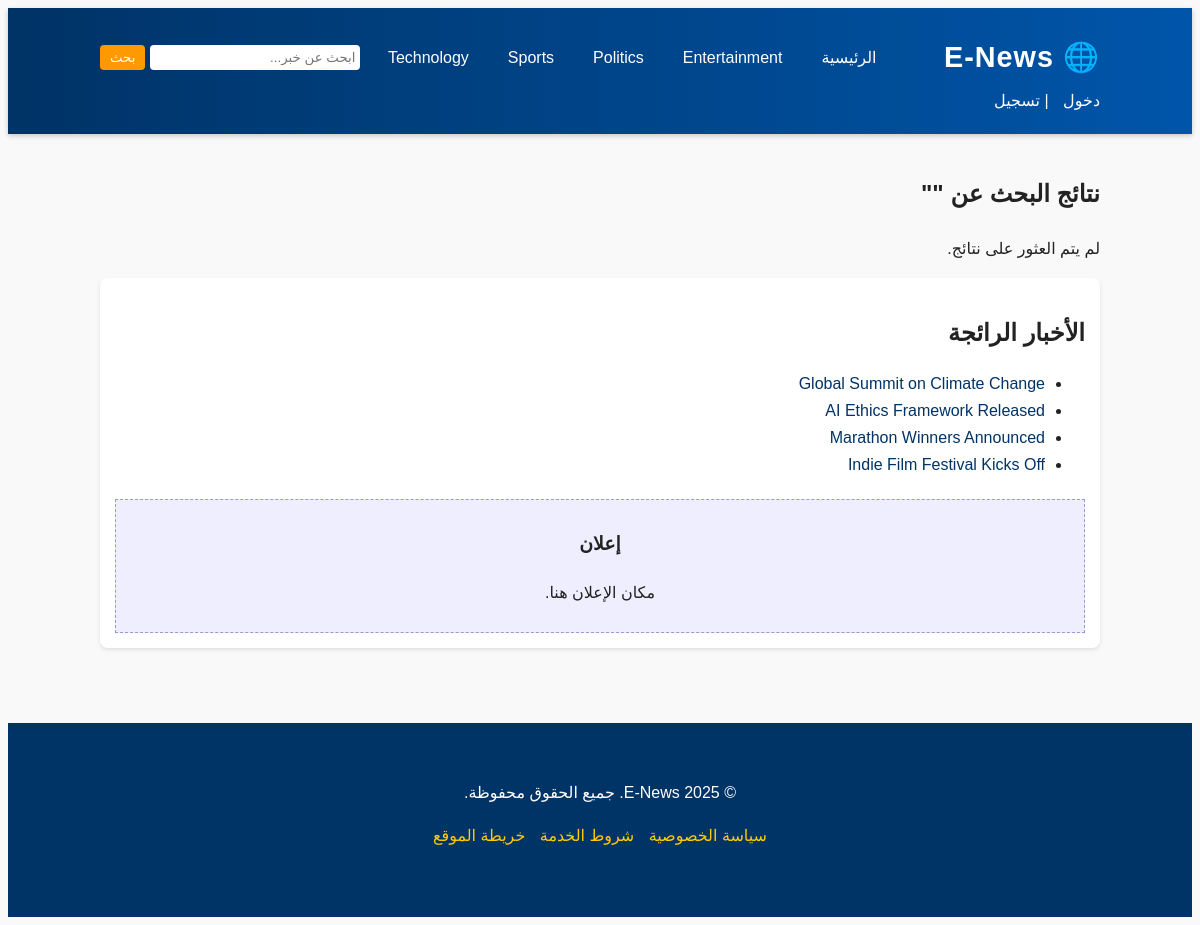
Screenshot of /search.php with the database file from the repository.
### tables this page shows
CREATE TABLE `categories` (
  `category_id` INT AUTO_INCREMENT PRIMARY KEY,
  `category_name` VARCHAR(50) UNIQUE NOT NULL
);

CREATE TABLE `articles` (
  `article_id` INT AUTO_INCREMENT PRIMARY KEY,
  `title` VARCHAR(255) NOT NULL,
  `content` TEXT NOT NULL,
  `image_url` VARCHAR(255) DEFAULT NULL,
  `category_id` INT NOT NULL,
  `author_id` INT NOT NULL,
  `published_date` TIMESTAMP DEFAULT CURRENT_TIMESTAMP,
  FOREIGN KEY (`category_id`) REFERENCES `categories`(`category_id`) ON DELETE CASCADE,
  FOREIGN KEY (`author_id`) REFERENCES `users`(`user_id`) ON DELETE CASCADE
);

### search.php (the view, shortened to what this page needs)
<?php
require 'db.php';
$q = trim($_GET['q'] ?? '');
$categories = $pdo->query("SELECT * FROM categories")->fetchAll();
$articles = [];
?>
<!DOCTYPE html>
<html lang="ar">
<head>
  <link rel="stylesheet" href="styles.css" />
</head>
<body>
  <header>
    <div class="container">
      <div class="logo">🌐 E-News</div>
      <nav><ul>
        <li><a href="index.php">الرئيسية</a></li>
        <?php foreach($categories as $c): ?>
          <li><a href="category.php?id=<?= $c['category_id'] ?>"><?= htmlspecialchars($c['category_name']) ?></a></li>
        <?php endforeach; ?>
      </ul></nav>
      <form class="search-form" action="search.php" method="GET">
        <input type="text" name="q" placeholder="ابحث عن خبر..." value="<?= htmlspecialchars($q) ?>" />
        <button type="submit">بحث</button>
      </form>
      <div class="auth-buttons"><a href="login.php">دخول</a> | <a href="register.php">تسجيل</a></div>
    </div>
  </header>
  <div class="container">
    <main>
      <h2>نتائج البحث عن "<?= htmlspecialchars($q) ?>"</h2>
      <?php if($articles): foreach($articles as $art): ?>
        <article class="article-card">
          <h3><a href="article.php?id=<?= $art['article_id'] ?>"><?= htmlspecialchars($art['title']) ?></a></h3>
          <p><?= htmlspecialchars($art['snippet']) ?>...</p>
        </article>
      <?php endforeach; else: ?>
        <p>لم يتم العثور على نتائج.</p>
      <?php endif; ?>
    </main>
    <aside>
      <h2>الأخبار الرائجة</h2>
      <ul>
        <?php foreach($pdo->query("SELECT article_id,title FROM articles ORDER BY published_date DESC LIMIT 5")->fetchAll() as $t): ?>
          <li><a href="article.php?id=<?= $t['article_id'] ?>"><?= htmlspecialchars($t['title']) ?></a></li>
        <?php endforeach; ?>
      </ul>
      <div class="ad-box">
        <h3>إعلان</h3>
        <p>مكان الإعلان هنا.</p>
      </div>
    </aside>
  </div>
  <footer>
    <div class="container">
      <p>© 2025 E-News. جميع الحقوق محفوظة.</p>
      <div class="quick-links">
        <a href="privacy.html">سياسة الخصوصية</a>
        <a href="terms.html">شروط الخدمة</a>
        <a href="sitemap.xml">خريطة الموقع</a>
      </div>
      <div class="social-icons">
      </div>
    </div>
  </footer>
</body>
</html>

### styles.css (style rules this page uses)
body { font-family: Arial, sans-serif; direction: rtl; background: #f9f9f9; color: #222; line-height: 1.7; }
.container { max-width: 1000px; margin: 0 auto; padding: 20px; }
header { background: linear-gradient(90deg, #003366, #0055aa); color: #fff; box-shadow: 0 2px 5px rgba(0,0,0,0.2); }
header .container { display: flex; align-items: center; justify-content: space-between; flex-wrap: wrap; }
.logo { font-size: 1.8em; font-weight: bold; letter-spacing: 1px; }
nav ul { list-style: none; display: flex; gap: 15px; }
nav a { color: #fff; text-decoration: none; padding: 8px 12px; transition: 0.3s; }
.search-form { display: flex; gap: 5px; }
.search-form input[type="text"] { padding: 5px; border: none; border-radius: 4px; width: 200px; }
.search-form button { padding: 5px 10px; border: none; background: #ff9900; color: #fff; cursor: pointer; border-radius: 4px; transition: 0.3s; }
.auth-buttons a { color: #fff; text-decoration: none; margin-left: 10px; }
.breaking-article, .article-card, aside { background: #fff; border-radius: 8px; box-shadow: 0 2px 4px rgba(0,0,0,0.1); margin-bottom: 15px; padding: 15px; transition: 0.3s; }
aside h2 { margin-bottom: 10px; }
aside li a { color: #003366; text-decoration: none; transition: 0.3s; }
.ad-box { margin-top: 20px; padding: 10px; background: #eef; text-align: center; border: 1px dashed #99c; }
footer { background: #003366; color: #fff; padding: 20px 0; margin-top: 40px; }
footer .container { text-align: center; }
footer .quick-links a, footer .social-icons a { color: #ffcc00; text-decoration: none; margin: 0 5px; transition: 0.3s; }

### rows the page displays
categories: category_name "Entertainment"
categories: category_name "Politics"
categories: category_name "Sports"
categories: category_name "Technology"
articles: title "Global Summit on Climate Change"
articles: title "AI Ethics Framework Released"
articles: title "Marathon Winners Announced"
articles: title "Indie Film Festival Kicks Off"
